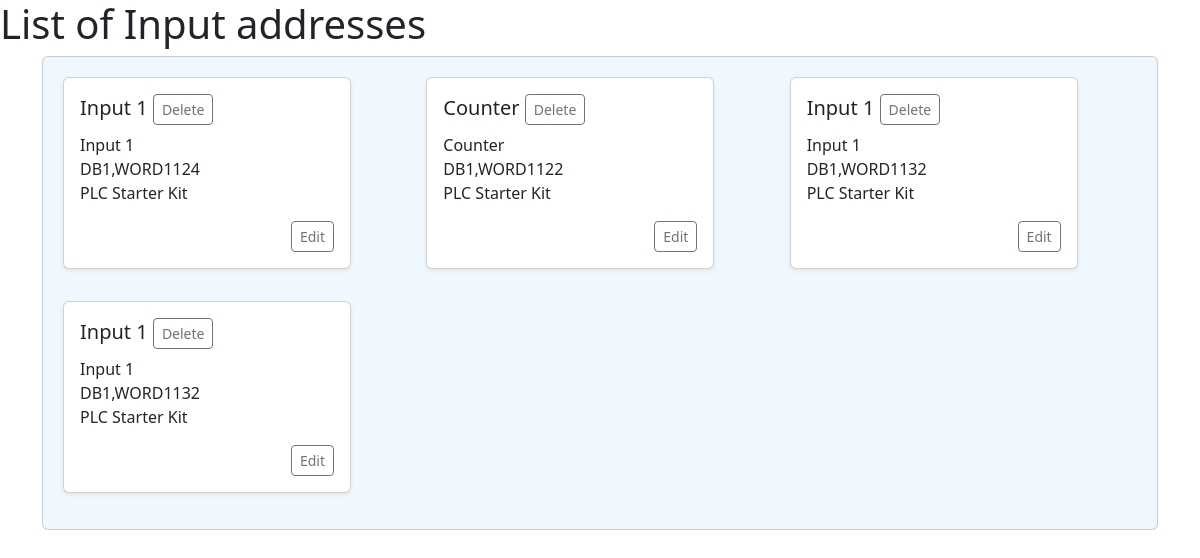
Page /list/inputs/addresses/ on the earlier database version.
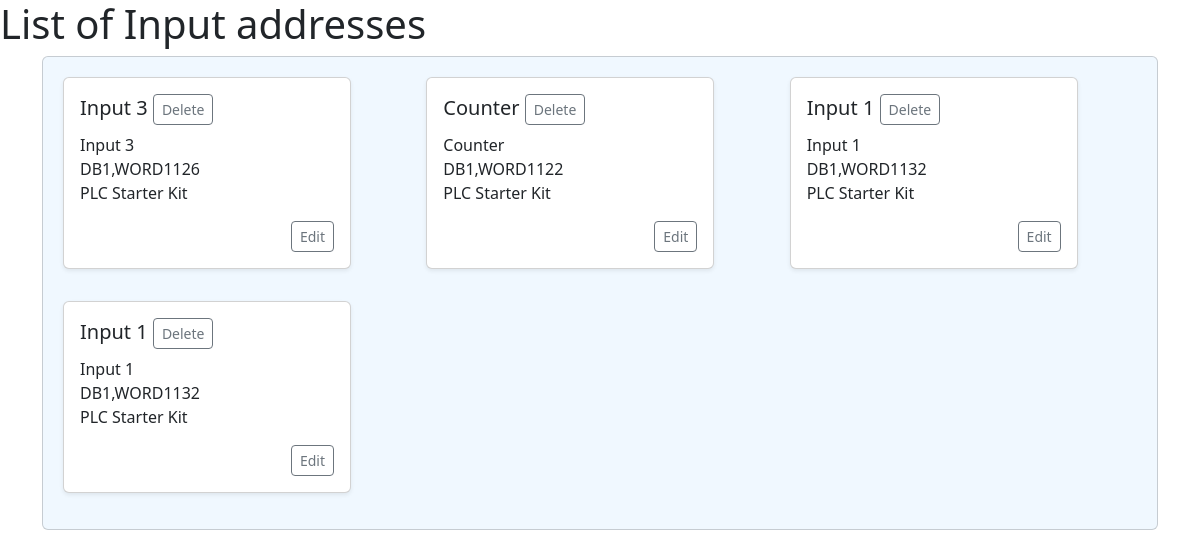
Same page on the later database version.
### iiot/models.py (models this page shows, shortened)
class InputAddresses(models.Model):
    address_id=models.UUIDField(primary_key=True,default=uuid.uuid4)
    variable_name=models.CharField(max_length=24)
    address=models.CharField(max_length=24)
    device=models.ForeignKey(InputDevices,on_delete=models.CASCADE)

class InputDevices(models.Model):
    device_id=models.UUIDField(primary_key=True,default=uuid.uuid4,unique=True)
    device_name=models.CharField(max_length=24)
    ip_address=models.GenericIPAddressField(max_length=24)
    port=models.IntegerField()
    rack=models.IntegerField(default=1)
    slot=models.IntegerField(default=1)
    device_protocol=models.CharField(max_length=10,choices=plc_protocols,default="S7Tsap")
    def __str__(self):
        return self.device_name

### iiot/views.py (the view)
# urls.py: path("list/inputs/addresses/", views.listInputAddresses,name='ListInputAddress'),
def listInputAddresses(request):
    inputAddresses=InputAddresses.objects.all()
    context={
         'inputAddresses':inputAddresses
     }
    return render(request,"iiot/listInputAddresses.html",context)

### iiot/templates/iiot/listInputAddresses.html
{% extends 'base/base.html' %}
{% load crispy_forms_tags %}
{% block 'body' %}
    <h1>List of Input addresses
    </h1>
    <div class="container">
        <div class="card overflow-auto" style="background-color: #f0f8ff; padding: 20px;">
            <div class="row row-cols-1 row-cols-sm-2 row-cols-md-3 g-3">
            {% for adr in inputAddresses %}
            <div class="col">
                {% include "components/listing_InputAddresses.html" %}
            </div>
            {% endfor %}
        </div>
        </div>
    </div>
{% endblock %}

### iiot/templates/components/listing_InputAddresses.html
<div class="card shadow-sm mb-3" style="max-width: 18rem;">
    <div class="card-body">
        <h5 class="card-title">{{adr.variable_name}}
            <a href="{% url 'RemoveInputAddress'  address_id=adr.address_id %}" type="button" class="btn btn-sm btn-outline-secondary">Delete</a>
        </h5>
        <ul class="list-unstyled mb-3">
            <li>{{adr.variable_name}}</li>
            <li>{{adr.address}}</li>
            <li>{{adr.device}}</li>
        </ul>
        <div class="d-flex justify-content-end">
            <a href="{% url 'EditAddress' address_id=adr.address_id %}" type="button" class="btn btn-sm btn-outline-secondary">Edit</a>
        </div>
    </div>
</div>

Differences in the rows shown:
changed InputAddresses: variable_name "Input 1" → "Input 3"; address "DB1,WORD1124" → "DB1,WORD1126"
